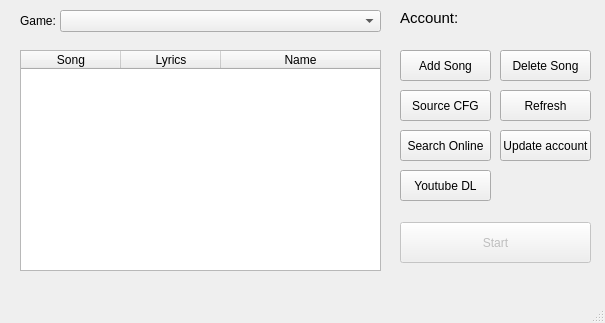
<?xml version="1.0" encoding="UTF-8"?>
<ui version="4.0">
 <class>MainWindow</class>
 <widget class="QMainWindow" name="MainWindow">
  <property name="geometry">
   <rect>
    <x>0</x>
    <y>0</y>
    <width>605</width>
    <height>323</height>
   </rect>
  </property>
  <property name="minimumSize">
   <size>
    <width>605</width>
    <height>323</height>
   </size>
  </property>
  <property name="maximumSize">
   <size>
    <width>605</width>
    <height>323</height>
   </size>
  </property>
  <property name="windowTitle">
   <string>Karaoke Master</string>
  </property>
  <widget class="QWidget" name="centralWidget">
   <widget class="QTableWidget" name="tableWidget">
    <property name="geometry">
     <rect>
      <x>20</x>
      <y>50</y>
      <width>361</width>
      <height>221</height>
     </rect>
    </property>
    <property name="sizePolicy">
     <sizepolicy hsizetype="Fixed" vsizetype="Fixed">
      <horstretch>0</horstretch>
      <verstretch>0</verstretch>
     </sizepolicy>
    </property>
    <property name="selectionBehavior">
     <enum>QAbstractItemView::SelectRows</enum>
    </property>
    <property name="showGrid">
     <bool>false</bool>
    </property>
    <attribute name="horizontalHeaderHighlightSections">
     <bool>false</bool>
    </attribute>
    <attribute name="horizontalHeaderStretchLastSection">
     <bool>true</bool>
    </attribute>
    <attribute name="verticalHeaderVisible">
     <bool>false</bool>
    </attribute>
    <attribute name="verticalHeaderDefaultSectionSize">
     <number>20</number>
    </attribute>
    <attribute name="verticalHeaderMinimumSectionSize">
     <number>20</number>
    </attribute>
    <column>
     <property name="text">
      <string>Song</string>
     </property>
    </column>
    <column>
     <property name="text">
      <string>Lyrics</string>
     </property>
    </column>
    <column>
     <property name="text">
      <string>Name</string>
     </property>
    </column>
   </widget>
   <widget class="QPushButton" name="addSongButton">
    <property name="geometry">
     <rect>
      <x>400</x>
      <y>50</y>
      <width>91</width>
      <height>31</height>
     </rect>
    </property>
    <property name="text">
     <string>Add Song</string>
    </property>
   </widget>
   <widget class="QPushButton" name="refreshButton">
    <property name="geometry">
     <rect>
      <x>500</x>
      <y>90</y>
      <width>91</width>
      <height>31</height>
     </rect>
    </property>
    <property name="text">
     <string>Refresh</string>
    </property>
   </widget>
   <widget class="QPushButton" name="directoryButton">
    <property name="geometry">
     <rect>
      <x>400</x>
      <y>90</y>
      <width>91</width>
      <height>31</height>
     </rect>
    </property>
    <property name="text">
     <string>Source CFG</string>
    </property>
   </widget>
   <widget class="QPushButton" name="startButton">
    <property name="enabled">
     <bool>false</bool>
    </property>
    <property name="geometry">
     <rect>
      <x>400</x>
      <y>222</y>
      <width>191</width>
      <height>41</height>
     </rect>
    </property>
    <property name="text">
     <string>Start</string>
    </property>
   </widget>
   <widget class="QLabel" name="err">
    <property name="geometry">
     <rect>
      <x>20</x>
      <y>269</y>
      <width>571</width>
      <height>31</height>
     </rect>
    </property>
    <property name="palette">
     <palette>
      <active>
       <colorrole role="Text">
        <brush brushstyle="SolidPattern">
         <color alpha="255">
          <red>255</red>
          <green>0</green>
          <blue>0</blue>
         </color>
        </brush>
       </colorrole>
      </active>
      <inactive>
       <colorrole role="Text">
        <brush brushstyle="SolidPattern">
         <color alpha="255">
          <red>255</red>
          <green>0</green>
          <blue>0</blue>
         </color>
        </brush>
       </colorrole>
      </inactive>
      <disabled>
       <colorrole role="Text">
        <brush brushstyle="SolidPattern">
         <color alpha="255">
          <red>120</red>
          <green>120</green>
          <blue>120</blue>
         </color>
        </brush>
       </colorrole>
      </disabled>
     </palette>
    </property>
    <property name="text">
     <string/>
    </property>
   </widget>
   <widget class="QPushButton" name="deleteSongButton">
    <property name="geometry">
     <rect>
      <x>500</x>
      <y>50</y>
      <width>91</width>
      <height>31</height>
     </rect>
    </property>
    <property name="text">
     <string>Delete Song</string>
    </property>
   </widget>
   <widget class="QPushButton" name="searchOnlineButton">
    <property name="geometry">
     <rect>
      <x>400</x>
      <y>130</y>
      <width>91</width>
      <height>31</height>
     </rect>
    </property>
    <property name="text">
     <string>Search Online</string>
    </property>
   </widget>
   <widget class="QPushButton" name="youtubeButton">
    <property name="geometry">
     <rect>
      <x>400</x>
      <y>170</y>
      <width>91</width>
      <height>31</height>
     </rect>
    </property>
    <property name="text">
     <string>Youtube DL</string>
    </property>
   </widget>
   <widget class="QComboBox" name="dropList">
    <property name="geometry">
     <rect>
      <x>60</x>
      <y>10</y>
      <width>321</width>
      <height>22</height>
     </rect>
    </property>
   </widget>
   <widget class="QLabel" name="label">
    <property name="geometry">
     <rect>
      <x>20</x>
      <y>10</y>
      <width>47</width>
      <height>21</height>
     </rect>
    </property>
    <property name="text">
     <string>Game:</string>
    </property>
   </widget>
   <widget class="QPushButton" name="updateAccountButton">
    <property name="geometry">
     <rect>
      <x>500</x>
      <y>130</y>
      <width>91</width>
      <height>31</height>
     </rect>
    </property>
    <property name="text">
     <string>Update account</string>
    </property>
   </widget>
   <widget class="QLabel" name="accountLabel">
    <property name="geometry">
     <rect>
      <x>400</x>
      <y>10</y>
      <width>61</width>
      <height>16</height>
     </rect>
    </property>
    <property name="font">
     <font>
      <pointsize>11</pointsize>
     </font>
    </property>
    <property name="text">
     <string>Account:</string>
    </property>
   </widget>
   <widget class="QLabel" name="account">
    <property name="geometry">
     <rect>
      <x>400</x>
      <y>26</y>
      <width>191</width>
      <height>20</height>
     </rect>
    </property>
    <property name="text">
     <string/>
    </property>
   </widget>
  </widget>
  <widget class="QMenuBar" name="menuBar">
   <property name="geometry">
    <rect>
     <x>0</x>
     <y>0</y>
     <width>605</width>
     <height>21</height>
    </rect>
   </property>
  </widget>
  <widget class="QStatusBar" name="statusBar"/>
 </widget>
 <layoutdefault spacing="6" margin="11"/>
 <resources/>
 <connections/>
</ui>
